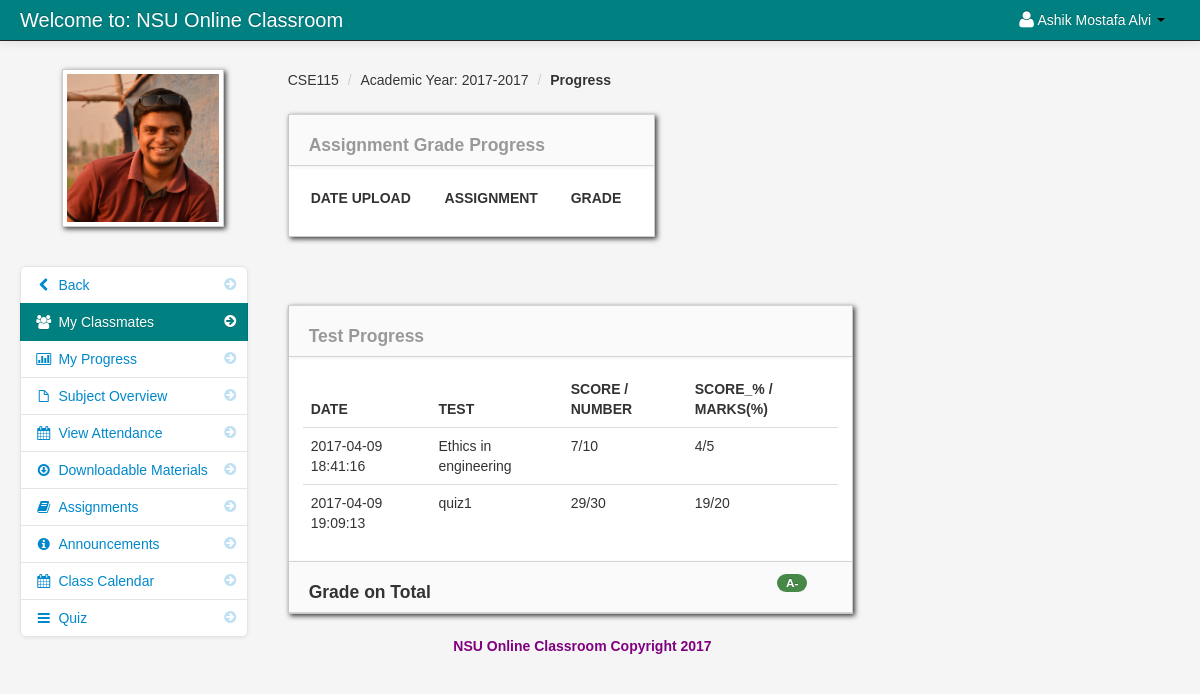
The app's page /progress.php (signed in) with its own data.
### tables this page shows
CREATE TABLE `student` (
  `student_id` int(11) NOT NULL,
  `firstname` varchar(100) NOT NULL,
  `lastname` varchar(100) NOT NULL,
  `class_id` int(11) NOT NULL,
  `username` varchar(100) NOT NULL,
  `password` varchar(100) NOT NULL,
  `email` varchar(100) NOT NULL,
  `contact_number` int(12) NOT NULL,
  `location` varchar(100) NOT NULL,
  `status` varchar(100) NOT NULL
);

CREATE TABLE `teacher_class` (
  `teacher_class_id` int(11) NOT NULL,
  `teacher_id` int(11) NOT NULL,
  `class_id` int(11) NOT NULL,
  `semester` varchar(100) NOT NULL,
  `thumbnails` varchar(100) NOT NULL,
  `school_year` varchar(100) NOT NULL,
  `class_title` varchar(100) NOT NULL,
  `description` longtext NOT NULL,
  `Credit` int(11) NOT NULL,
  `Pre_req` varchar(100) NOT NULL
);

CREATE TABLE `class` (
  `class_id` int(11) NOT NULL,
  `class_name` varchar(100) NOT NULL
);

CREATE TABLE `marks` (
  `marks_id` int(11) NOT NULL,
  `poll_id` int(11) NOT NULL,
  `marks` int(11) NOT NULL,
  `teacher_class_student_id` int(11) NOT NULL
);

CREATE TABLE `full_marks` (
  `poll_id` int(11) NOT NULL,
  `poll_name` varchar(100) NOT NULL,
  `pdatein` varchar(100) NOT NULL,
  `poll_weight` int(11) NOT NULL,
  `number` int(11) NOT NULL,
  `teacher_class_id` int(11) NOT NULL
);

### session.php (called while the page is built, shortened)
<?php
$session_id=$_SESSION['id'];
?>

### progress.php (the view, shortened to what this page needs)
<?php include('header_dashboard.php'); ?>
<?php include('session.php'); ?>
<?php $get_id = $_GET['id']; ?>
    <body>
		<?php include('navbar_student.php'); ?>
        <div class="container-fluid">
            <div class="row-fluid">
				<?php include('my_classmates_link.php'); ?>
                <div class="span4" id="content">
                     <div class="row-fluid">
						<?php   $class_query = mysql_query(" SELECT * from teacher_class LEFT JOIN class ON class.class_id = teacher_class.class_id
											   where teacher_class_id = '$get_id'")or die(mysql_error());
								$class_row = mysql_fetch_array($class_query);
						?>
					    <ul class="breadcrumb">
							<li><a href="#"><?php echo $class_row['class_name']; ?></a> <span class="divider">/</span></li>
							<li><a href="#">Academic Year: <?php echo $class_row['school_year']; ?></a> <span class="divider">/</span></li>
							<li><a href="#"><b>Progress</b></a></li>
						</ul>
                        <div id="block_bg" class="block">
                            <div class="navbar navbar-inner block-header">
							    <div id="" class="muted pull-left"><h4> Assignment Grade Progress</h4></div>
							</div>
                            <div class="block-content collapse in">
                                <div class="span12">
										<table cellpadding="0" cellspacing="0" border="0" class="table" id="">
										<thead>
										        <tr>
												<th>Date Upload</th>
												<th>Assignment</th>
												<th>Grade</th>
												</tr>
										</thead>
									</table>
                                </div>
                            </div>
                        </div>
                    </div>
                </div>
				<div class="span6" id="content">
                    <div class="row-fluid">
					     <ul class="breadcrumb">
						</ul>
                        <div id="block_bg" class="block">
                            <div class="navbar navbar-inner block-header">
							    <div id="" class="muted pull-left"><h4>Test Progress</h4></div>
							</div>
                            <div class="block-content collapse in">
                                <div class="span12">
								<table cellpadding="0" cellspacing="0" border="0" class="table" id="">
										<thead>
										        <tr>
										        <th>Date</th>
												<th>Test</th>
												<th>Score / Number</th>
												<th>Score_% / Marks(%)</th>
												</tr>
										</thead>
										<tbody>
                              		<?php
                              		$percent_score_sum = 0;
                              		$percent_weight_total = 0;
                              		$grade_on_percentage = 0;
										$query = mysql_query("SELECT * FROM teacher_class_student RIGHT JOIN marks on marks.teacher_class_student_id = teacher_class_student.teacher_class_student_id INNER JOIN full_marks ON full_marks.poll_id = marks.poll_id where student_id = '$session_id' ")or die(mysql_error());
										while($row = mysql_fetch_array($query)){
										$percent_score = round(($row['marks'] * $row['poll_weight']) / $row['number']);
										$percent_score_sum += $percent_score;
										$percent_weight_total += $row['poll_weight'];
										$grade_on_percentage = ($percent_score_sum * 100) / $percent_weight_total;
									?>
										<tr>
										 <td><?php echo $row['pdatein']; ?></td>
										 <td><?php echo $row['poll_name']; ?></td>
										 <td><?php  echo $row['marks'] ."/". $row['number']; ?></td>
                                         <td><?php  echo $percent_score."/". $row['poll_weight']; ?></td>
										</tr>
										<?php } ?>
										</tbody>
									</table>
                                </div>
                            </div>
                            <div class="navbar navbar-inner block-header">
                            <tbody>
							    <tr>
								    <td><div class="span6"><h4>Grade on Total</h4></div></td>
								    <td>
								    	<div class="span6">
								    	<span class="badge badge-success" style="margin-left: 200px">
									    <?php
									    		if($grade_on_percentage >= 93){
									    			echo "A";
									    		}
									    		else if($grade_on_percentage >= 90 && $grade_on_percentage <= 92){
									    			echo "A-";
									    		}
									    ?>
								    	</span>
								    	</div>
								    </td>
								</tr>
							  </tbody>
							</div>
                        </div>
                    </div>
                </div>
            </div>
		<?php include('footer.php'); ?>
        </div>
		<?php include('script.php'); ?>
    </body>
</html>

### navbar_student.php (shortened to what this page needs)
<div class="navbar navbar-fixed-top navbar-inverse">
        <div class="navbar-inner">
            <div class="container-fluid">
                <a class="brand" href="#">Welcome to: NSU Online Classroom</a>
					<div class="nav-collapse collapse">
						<ul class="nav pull-right">
							<?php $query= mysql_query("select * from student where student_id = '$session_id'")or die(mysql_error());
									$row = mysql_fetch_array($query);
							?>
							<li class="dropdown">
								<a href="#" role="button" class="dropdown-toggle" data-toggle="dropdown"> <i class="icon-user icon-large"></i><?php echo $row['firstname']." ".$row['lastname'];  ?> <i class="caret"></i></a>
							</li>
						</ul>
					</div>
            </div>
        </div>
</div>

### my_classmates_link.php
<div class="span3" id="sidebar">
	<img id="avatar" src="admin/<?php echo $row['location']; ?>" class="img-polaroid">
		<ul class="nav nav-list bs-docs-sidenav nav-collapse collapse">
				<li class=""><a href="dashboard_student.php"><i class="icon-chevron-right"></i><i class="icon-chevron-left"></i>&nbsp;Back</a></li>
				<li class="active"><a href="my_classmates.php<?php echo '?id='.$get_id; ?>"><i class="icon-chevron-right"></i><i class="icon-group"></i>&nbsp;My Classmates</a></li>
				<li class=""><a href="progress.php<?php echo '?id='.$get_id; ?>"><i class="icon-chevron-right"></i><i class="icon-bar-chart"></i>&nbsp;My Progress</a></li>
				<li class=""><a href="subject_overview_student.php<?php echo '?id='.$get_id; ?>"><i class="icon-chevron-right"></i><i class="icon-file"></i>&nbsp;Subject Overview</a></li>
				<li class=""><a href="student_attendance.php<?php echo '?id='.$get_id; ?>"><i class="icon-chevron-right"></i><i class="icon-calendar"></i>&nbsp;View Attendance</a></li>
				<li class=""><a href="downloadable_student.php<?php echo '?id='.$get_id; ?>"><i class="icon-chevron-right"></i><i class="icon-download"></i>&nbsp;Downloadable Materials</a></li>
				<li class=""><a href="assignment_student.php<?php echo '?id='.$get_id; ?>"><i class="icon-chevron-right"></i><i class="icon-book"></i>&nbsp;Assignments</a></li>
				<li class=""><a href="announcements_student.php<?php echo '?id='.$get_id; ?>"><i class="icon-chevron-right"></i><i class="icon-info-sign"></i>&nbsp;Announcements</a></li>
				<li class=""><a href="class_calendar_student.php<?php echo '?id='.$get_id; ?>"><i class="icon-chevron-right"></i><i class="icon-calendar"></i>&nbsp;Class Calendar</a></li>
				<li class=""><a href="student_quiz_list.php<?php echo '?id='.$get_id; ?>"><i class="icon-chevron-right"></i><i class="icon-reorder"></i>&nbsp;Quiz</a></li>
		</ul>
</div>

### admin/assets/styles.css (style rules this page uses)
body { padding-top: 60px; padding-bottom: 40px; background-color: #f5f5f5; }
#content { margin-left:0px; }
.breadcrumb { margin: 0 0 0px; padding: 10px 0px; background-color: transparent; }
.block { background: url("../images/pixel-60fff.png") repeat scroll 0 0 rgba(0, 0, 0, 0) !important; border: 1px solid #ccc; background: white; margin: 1em 0em; border-top: none; -webkit-box-shadow: 2px 2px 5px rgba(0, 0, 6, 0.75); -moz-box-shadow: 2px 2px 5px rgba(0, 0, 6, 0.75); box-shadow: 2px 2px 5px rgba(0, 0, 6, 0.75); }
.block-content { margin: 1em; min-height: .25em; }
.block-header { margin-bottom: 0px; border-right: none; border-left: none; -webkit-border-radius: 0px; -moz-border-radius: 0px; border-radius: 0px; }
.block-header div { padding-top: 10px; }
.bs-docs-sidenav { max-width: 228px; margin: 30px 0 0; padding: 0; background-color: #fff; -webkit-border-radius: 6px; -moz-border-radius: 6px; border-radius: 6px; -webkit-box-shadow: 0 1px 4px rgba(0,0,0,.065); -moz-box-shadow: 0 1px 4px rgba(0,0,0,.065); box-shadow: 0 1px 4px rgba(0,0,0,.065); }
.bs-docs-sidenav > li > a { display: block; width: 190px \9; margin: 0 0 -1px; padding: 8px 14px; border: 1px solid #e5e5e5; }
.bs-docs-sidenav > li:first-child > a { -webkit-border-radius: 6px 6px 0 0; -moz-border-radius: 6px 6px 0 0; border-radius: 6px 6px 0 0; }
.bs-docs-sidenav > li:last-child > a { -webkit-border-radius: 0 0 6px 6px; -moz-border-radius: 0 0 6px 6px; border-radius: 0 0 6px 6px; }
.bs-docs-sidenav > .active > a { position: relative; z-index: 2; padding: 9px 15px; border: 0; text-shadow: 0 1px 0 rgba(0,0,0,.15); -webkit-box-shadow: inset 1px 0 0 rgba(0,0,0,.1), inset -1px 0 0 rgba(0,0,0,.1); -moz-box-shadow: inset 1px 0 0 rgba(0,0,0,.1), inset -1px 0 0 rgba(0,0,0,.1); box-shadow: inset 1px 0 0 rgba(0,0,0,.1), inset -1px 0 0 rgba(0,0,0,.1); }
.bs-docs-sidenav .icon-chevron-right { float: right; margin-top: 2px; margin-right: -6px; opacity: .25; }
.bs-docs-sidenav .active .icon-chevron-right, .bs-docs-sidenav .active a:hover .icon-chevron-right { opacity: 1; }

### records on screen
student: firstname "Ashik Mostafa", lastname "Alvi", location (picture)
teacher_class: class.class_name "CSE115", school_year "2017-2017"
marks: poll.pdatein "2017-04-09 18:41:16", poll.poll_name "Ethics in engineering", marks "7", poll.number "10", marks.number "4", poll.poll_weight "5"
marks: poll.pdatein "2017-04-09 19:09:13", poll.poll_name "quiz1", marks "29", poll.number "30", marks.number "19", poll.poll_weight "20"
